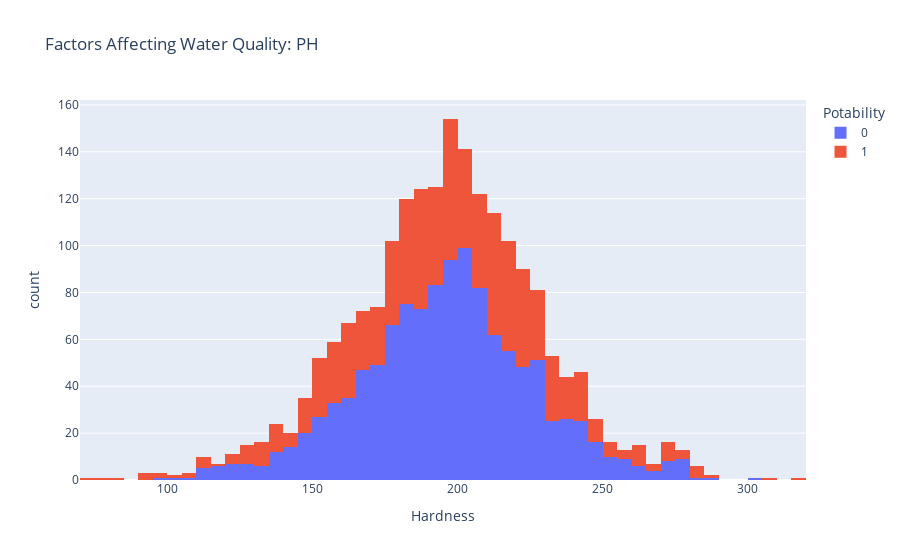

Notebook cell for this chart:
### Code cell
import plotly.express as px
data = data
figure = px.histogram(data, x = "Hardness", 
                      color = "Potability", 
                      title= "Factors Affecting Water Quality: PH")
figure.show()

### Figure 1 — Plotly figure (JSON) as saved in the notebook; plotly's stock layout.template omitted (floating-point values rounded to 4 significant figures; data arrays with more than 128 entries replaced by an {"elided": "..."} marker saying what was removed)
{"data": [{"alignmentgroup": "True", "bingroup": "x", "hovertemplate": "Potability=0<br>Hardness=%{x}<br>count=%{y}<extra></extra>", "legendgroup": "0", "marker": {"color": "#636efa", "pattern": {"shape": ""}}, "name": "0", "offsetgroup": "0", "orientation": "v", "showlegend": true, "type": "histogram", "x": {"elided": "1200 float values"}, "xaxis": "x", "yaxis": "y"}, {"alignmentgroup": "True", "bingroup": "x", "hovertemplate": "Potability=1<br>Hardness=%{x}<br>count=%{y}<extra></extra>", "legendgroup": "1", "marker": {"color": "#EF553B", "pattern": {"shape": ""}}, "name": "1", "offsetgroup": "1", "orientation": "v", "showlegend": true, "type": "histogram", "x": {"elided": "811 float values"}, "xaxis": "x", "yaxis": "y"}], "layout": {"barmode": "relative", "legend": {"title": {"text": "Potability"}, "tracegroupgap": 0}, "title": {"text": "Factors Affecting Water Quality: PH"}, "xaxis": {"anchor": "y", "domain": [0, 1], "title": {"text": "Hardness"}}, "yaxis": {"anchor": "x", "domain": [0, 1], "title": {"text": "count"}}}}
